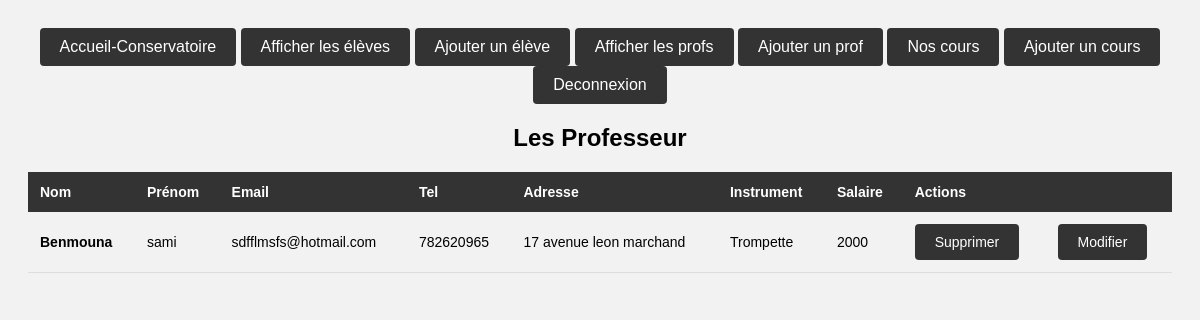
Page /index.php?uc=personne&action=listeprof (signed in) on the committed database.
### tables this page shows
CREATE TABLE `prof` (
  `IDPROF` int(11) NOT NULL,
  `INSTRUMENT` char(32) NOT NULL,
  `SALAIRE` float DEFAULT NULL
);

CREATE TABLE `personne` (
  `ID` int(11) NOT NULL,
  `NOM` char(32) DEFAULT NULL,
  `PRENOM` char(32) DEFAULT NULL,
  `TEL` int(11) DEFAULT NULL,
  `MAIL` char(32) DEFAULT NULL,
  `ADRESSE` char(32) DEFAULT NULL
);

### Modeles/monPdo.php (called while the page is built, shortened)
<?php
class MonPdo
{
    private static $serveur='mysql:host=localhost';
    private static $bdd='dbname=vktukgaq_conservatoire';
    private static $user='vktukgaq_Admin';
    private static $mdp='%MF**%%=m_65elNmlO' ;
    private static $unPdo = null;
    private function __construct()
    {
        MonPdo::$unPdo = new PDO(MonPdo::$serveur.';'.MonPdo::$bdd, MonPdo::$user, MonPdo::$mdp);
        MonPdo::$unPdo->query("SET CHARACTER SET utf8");
        MonPdo::$unPdo->setAttribute(PDO::ATTR_ERRMODE, PDO::ERRMODE_EXCEPTION);
    }
    public static function getInstance()
    {
        if (self::$unPdo == null) {
            self::$monPdo = new MonPdo();
        }
        return self::$unPdo;
    }
}
?>

### Modeles/personne.class.php (called while the page is built, shortened)
<?php
class personne
{
        private $ID;
        private $NOM;
        private $PRENOM;
        private $TEL;
        private $ADRESSE;
        private $MAIL;
        public $INSTRUMENT;
        public $SALAIRE;
        public function getID()
        {
                return $this->ID;
        }
        public function getNOM()
        {
                return $this->NOM;
        }
        public function getPRENOM()
        {
                return $this->PRENOM;
        }
        public function getTEL()
        {
                return $this->TEL;
        }
        public function getADRESSE()
        {
                return $this->ADRESSE;
        }
        public function getMAIL()
        {
                return $this->MAIL;
        }
        public function getINSTRUMENT() {
                return $this->INSTRUMENT;
        }
        public function getSALAIRE() {
                return $this->SALAIRE;
        }
        public static function afficherprof()
        {
                $req = MonPdo::getInstance()->prepare("SELECT * FROM personne INNER JOIN prof ON ID = IDPROF;");
                $req->setFetchMode(PDO::FETCH_CLASS | PDO::FETCH_PROPS_LATE, 'personne');
                $req->execute();
                $lesResultats = $req->fetchAll();
                return $lesResultats;
        }
}
?>

### Vues/afficherprof.php (the view, shortened to what this page needs)
<?php
require_once 'Modeles/monPdo.php';
?>
<!DOCTYPE html>
<html lang="en">
<head>
</head>
<body>
<?php include("header.php") ?>
        <center>
            <h2>Les Professeur</h2>
        </center>
    <div>
        <table>
            <thead>
                <tr>
                    <th>Nom</th>
                    <th>Prénom</th>
                    <th>Email</th>
                    <th>Tel</th>
                    <th>Adresse</th>
                    <th>Instrument</th>
                    <th>Salaire</th>
                    <th>Actions</th>
                    <th></th>
                </tr>
            </thead>
                <?php
                foreach ($lesPersonnes as $personne)
                    {
                        echo "<tr>";
                        echo "<td>" . $personne->getNOM() . "</td>";
                        echo "<td>" . $personne->getPRENOM() . "</td>";
                        echo "<td>" . $personne->getMAIL() . "</td>";
                        echo "<td>" . $personne->getTEL() . "</td>";
                        echo "<td>" . $personne->getADRESSE() . "</td>";
                        echo "<td>" . $personne->getINSTRUMENT() . "</td>";
                        echo "<td>" . $personne->getSALAIRE() . "</td>";
                        echo "<td><a href='index.php?uc=personne&action=supprimerprof&id=". $personne->getID() ."' class='btn btn-danger'>Supprimer</a></td>";
                        echo "<td><a href='index.php?uc=personne&action=editer_formprof&id=". $personne->getID() ."' class='btn btn-warning'>Modifier</a></td>";
                        echo "</tr>";
                    }
                ?>
        </table>
    </div>
</body>
</html>

### Vues/CSS/style.css (style rules this page uses)
a { text-decoration: none; display: inline-block; padding: 10px 20px; text-decoration: none; color: #ffffff; background-color: #333333; border: none; border-radius: 4px; transition: background-color 0.3s ease; }
table { width: 100%; border-collapse: collapse; font-family: Arial, sans-serif; font-size: 14px; }
table th { background-color: #333333; color: #ffffff; padding: 12px; text-align: left; }
table td { padding: 12px; border-bottom: 1px solid #dddddd; }
table td:first-child { font-weight: bold; }
body { font-family: Arial, sans-serif; background-color: #f2f2f2; padding: 20px; }

### rows in the picture
prof: IDPROF.NOM "Benmouna", IDPROF.PRENOM "sami", IDPROF.MAIL "sdfflmsfs@hotmail.com", IDPROF.TEL "782620965", IDPROF.ADRESSE "17 avenue leon marchand", INSTRUMENT "Trompette", SALAIRE "2000"
